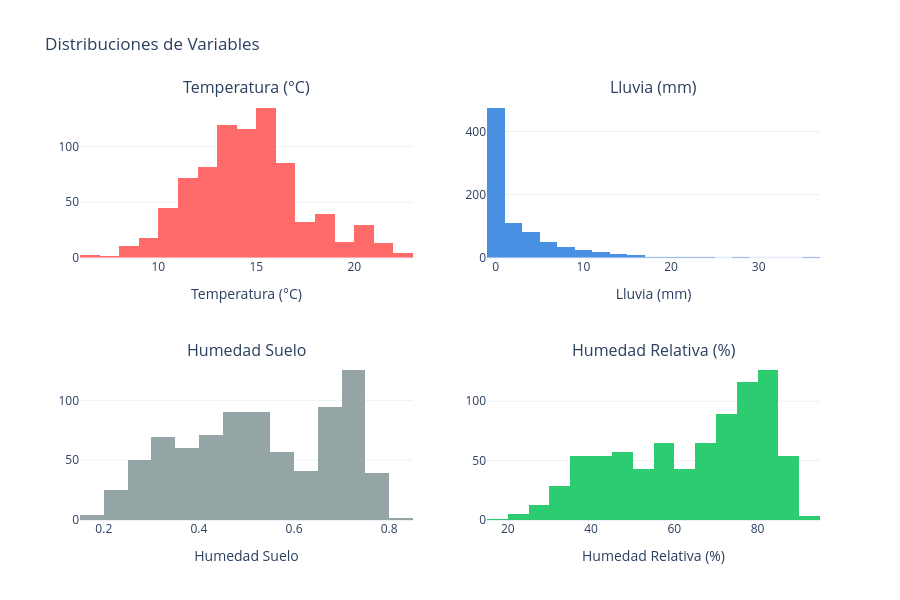

This figure's notebook cell:
### Markdown cell above
## 6. DISTRIBUCIONES - HISTOGRAMAS

**Visualización:** Histogramas interactivos

**Qué muestra:**
- Distribución de cada variable
- Valores más frecuentes
- Sesgo de los datos

### Code cell
print("\n" + "="*70)
print("6. DISTRIBUCIONES - HISTOGRAMAS")
print("="*70)

fig = make_subplots(
    rows=2, cols=2,
    subplot_titles=('Temperatura (°C)', 'Lluvia (mm)', 'Humedad Suelo', 'Humedad Relativa (%)')
)

# Temperatura
fig.add_trace(
    go.Histogram(x=df['temp_media_C'], name='Temperatura', nbinsx=30, marker_color='#FF6B6B'),
    row=1, col=1
)

# Lluvia
fig.add_trace(
    go.Histogram(x=df['lluvia_mm'], name='Lluvia', nbinsx=30, marker_color='#4A90E2'),
    row=1, col=2
)

# Humedad suelo
fig.add_trace(
    go.Histogram(x=df['humedad_suelo_frac'], name='Humedad Suelo', nbinsx=30, marker_color='#95A5A6'),
    row=2, col=1
)

# Humedad relativa
fig.add_trace(
    go.Histogram(x=df['humedad_relativa_pct'], name='Humedad Relativa', nbinsx=30, marker_color='#2ECC71'),
    row=2, col=2
)

fig.update_layout(height=600, showlegend=False, title_text="Distribuciones de Variables", template='plotly_white')
fig.update_xaxes(title_text="Temperatura (°C)", row=1, col=1)
fig.update_xaxes(title_text="Lluvia (mm)", row=1, col=2)
fig.update_xaxes(title_text="Humedad Suelo", row=2, col=1)
fig.update_xaxes(title_text="Humedad Relativa (%)", row=2, col=2)

fig.show()
fig.write_html("../data/reports/06_distribuciones.html")
print("✓ Gráfica guardada: reports/06_distribuciones.html")

### Figure 1 — Plotly figure (JSON) as saved in the notebook; plotly's stock layout.template omitted (floating-point values rounded to 4 significant figures; data arrays with more than 128 entries replaced by an {"elided": "..."} marker saying what was removed)
{"data": [{"marker": {"color": "#FF6B6B"}, "name": "Temperatura", "nbinsx": 30, "x": {"elided": "817 float values"}, "type": "histogram", "xaxis": "x", "yaxis": "y"}, {"marker": {"color": "#4A90E2"}, "name": "Lluvia", "nbinsx": 30, "x": {"elided": "817 float values"}, "type": "histogram", "xaxis": "x2", "yaxis": "y2"}, {"marker": {"color": "#95A5A6"}, "name": "Humedad Suelo", "nbinsx": 30, "x": {"elided": "817 float values"}, "type": "histogram", "xaxis": "x3", "yaxis": "y3"}, {"marker": {"color": "#2ECC71"}, "name": "Humedad Relativa", "nbinsx": 30, "x": {"elided": "817 float values"}, "type": "histogram", "xaxis": "x4", "yaxis": "y4"}], "layout": {"xaxis": {"anchor": "y", "domain": [0.0, 0.45], "title": {"text": "Temperatura (°C)"}}, "yaxis": {"anchor": "x", "domain": [0.625, 1.0]}, "xaxis2": {"anchor": "y2", "domain": [0.55, 1.0], "title": {"text": "Lluvia (mm)"}}, "yaxis2": {"anchor": "x2", "domain": [0.625, 1.0]}, "xaxis3": {"anchor": "y3", "domain": [0.0, 0.45], "title": {"text": "Humedad Suelo"}}, "yaxis3": {"anchor": "x3", "domain": [0.0, 0.375]}, "xaxis4": {"anchor": "y4", "domain": [0.55, 1.0], "title": {"text": "Humedad Relativa (%)"}}, "yaxis4": {"anchor": "x4", "domain": [0.0, 0.375]}, "annotations": [{"font": {"size": 16}, "showarrow": false, "text": "Temperatura (°C)", "x": 0.225, "xanchor": "center", "xref": "paper", "y": 1.0, "yanchor": "bottom", "yref": "paper"}, {"font": {"size": 16}, "showarrow": false, "text": "Lluvia (mm)", "x": 0.775, "xanchor": "center", "xref": "paper", "y": 1.0, "yanchor": "bottom", "yref": "paper"}, {"font": {"size": 16}, "showarrow": false, "text": "Humedad Suelo", "x": 0.225, "xanchor": "center", "xref": "paper", "y": 0.375, "yanchor": "bottom", "yref": "paper"}, {"font": {"size": 16}, "showarrow": false, "text": "Humedad Relativa (%)", "x": 0.775, "xanchor": "center", "xref": "paper", "y": 0.375, "yanchor": "bottom", "yref": "paper"}], "title": {"text": "Distribuciones de Variables"}, "height": 600, "showlegend": false}}
